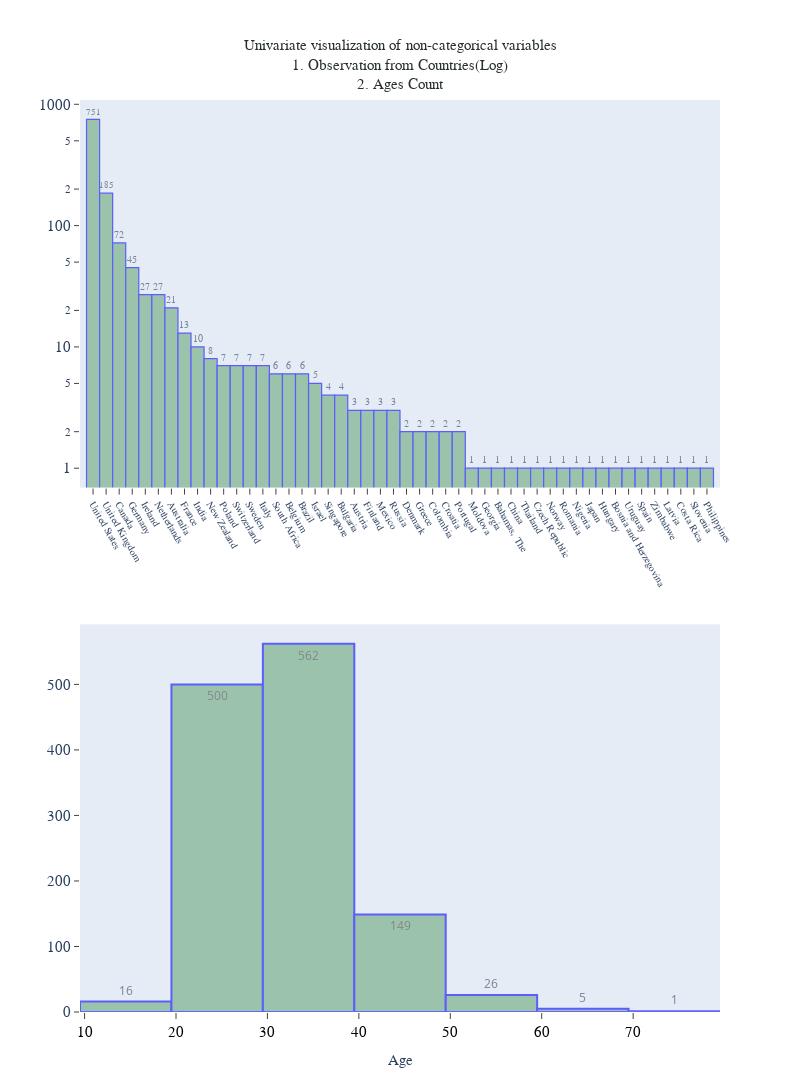

Notebook source saved alongside this figure:
### Code cell
# Univariate visualization of non-categorical variables

fig = make_subplots(rows = 2, cols=1)

fig.append_trace(go.Bar(
                        y = workplace_df['Country'].value_counts(),
                        x = workplace_df['Country'].value_counts().index,
                        name = 'Observations from Countries (Log)',
                        text = workplace_df['Country'].value_counts(),
                        textfont = dict(size = 10,
                                        family = 'bold'),
                        textposition = 'outside',
                        marker=dict(color="#6aa87b")
                        ), row=1, col=1)

fig.append_trace(go.Histogram(
                        x = workplace_df['Age'],
                        nbinsx = 8,
                        text = ['16', '500', '562', '149', '26', '5', '1'],
                        marker =  dict(color="#6aa87b")),
                        row=2, col=1)


# For Subplot : 1

fig.update_xaxes(
        row=1, col=1,
        tickfont = dict(size=10, family = 'bold'),
        tickmode = 'array',
        ticktext = workplace_df['Country'].value_counts().index,
        tickangle = 60,
        ticklen = 6,
        showline = False,
        showgrid = False,
        ticks = 'outside')

fig.update_yaxes(type = 'log',
        row=1, col=1,
        tickfont = dict(size=15, family = 'bold'),
        tickmode = 'array',
        showline = False,
        showgrid = False,
        ticks = 'outside')

fig.update_traces(
                  marker_line_color='blue',
                  marker_line_width= 1.2,
                  opacity=0.6,
                  row = 1, col = 1)

fig.update_xaxes(range=[-1,48], row = 1, col = 1)

# For Subplot : 2

fig.update_xaxes(        
        title = dict(text = 'Age',
                     font = dict(size = 15,
                                 family = 'bold')),
        row=2, col=1,
        tickfont = dict(size=15, family = 'bold', color = 'black'),
        tickmode = 'array',
        ticktext = ['10-19', '20-29', '30-39', '40-49', '50-59', '60-69', '70-79'],
        ticklen = 6,
        showline = False,
        showgrid = False,
        ticks = 'outside')

fig.update_yaxes(
        row=2, col=1,
        tickfont = dict(size=15, family = 'bold'),
        tickmode = 'array',
        showline = False,
        showgrid = False,
        ticks = 'outside')

fig.update_traces(
                  marker_line_color='blue',
                  marker_line_width = 2,
                  opacity = 0.6,
                  row = 2, col = 1)


fig.update_layout(height=1500, width=800,
                  title = dict(text = 'Univariate visualization of non-categorical variables<br>1. Observation from Countries(Log)<br>2. Ages Count',
                               x = 0.5,
                               font = dict(size = 15, color ='#27302a',
                               family = 'bold')),
                 
                showlegend = False)

fig.show()

### Figure 1 — Plotly figure (JSON) as saved in the notebook; plotly's stock layout.template omitted (floating-point values rounded to 4 significant figures; data arrays with more than 128 entries replaced by an {"elided": "..."} marker saying what was removed)
{"data": [{"marker": {"color": "#6aa87b", "line": {"color": "blue", "width": 1.2}}, "name": "Observations from Countries (Log)", "opacity": 0.6, "text": [751, 185, 72, 45, 27, 27, 21, 13, 10, 8, 7, 7, 7, 7, 6, 6, 6, 5, 4, 4, 3, 3, 3, 3, 2, 2, 2, 2, 2, 1, 1, 1, 1, 1, 1, 1, 1, 1, 1, 1, 1, 1, 1, 1, 1, 1, 1, 1], "textfont": {"family": "bold", "size": 10}, "textposition": "outside", "type": "bar", "x": ["United States", "United Kingdom", "Canada", "Germany", "Ireland", "Netherlands", "Australia", "France", "India", "New Zealand", "Poland", "Switzerland", "Sweden", "Italy", "South Africa", "Belgium", "Brazil", "Israel", "Singapore", "Bulgaria", "Austria", "Finland", "Mexico", "Russia", "Denmark", "Greece", "Colombia", "Croatia", "Portugal", "Moldova", "Georgia", "Bahamas, The", "China", "Thailand", "Czech Republic", "Norway", "Romania", "Nigeria", "Japan", "Hungary", "Bosnia and Herzegovina", "Uruguay", "Spain", "Zimbabwe", "Latvia", "Costa Rica", "Slovenia", "Philippines"], "xaxis": "x", "y": [751, 185, 72, 45, 27, 27, 21, 13, 10, 8, 7, 7, 7, 7, 6, 6, 6, 5, 4, 4, 3, 3, 3, 3, 2, 2, 2, 2, 2, 1, 1, 1, 1, 1, 1, 1, 1, 1, 1, 1, 1, 1, 1, 1, 1, 1, 1, 1], "yaxis": "y"}, {"marker": {"color": "#6aa87b", "line": {"color": "blue", "width": 2}}, "nbinsx": 8, "opacity": 0.6, "text": ["16", "500", "562", "149", "26", "5", "1"], "type": "histogram", "x": {"elided": "1259 int values"}, "xaxis": "x2", "yaxis": "y2"}], "layout": {"height": 1500, "showlegend": false, "title": {"font": {"color": "#27302a", "family": "bold", "size": 15}, "text": "Univariate visualization of non-categorical variables<br>1. Observation from Countries(Log)<br>2. Ages Count", "x": 0.5}, "width": 800, "xaxis": {"anchor": "y", "domain": [0, 1], "range": [-1, 48], "showgrid": false, "showline": false, "tickangle": 60, "tickfont": {"family": "bold", "size": 10}, "ticklen": 6, "tickmode": "array", "ticks": "outside", "ticktext": ["United States", "United Kingdom", "Canada", "Germany", "Ireland", "Netherlands", "Australia", "France", "India", "New Zealand", "Poland", "Switzerland", "Sweden", "Italy", "South Africa", "Belgium", "Brazil", "Israel", "Singapore", "Bulgaria", "Austria", "Finland", "Mexico", "Russia", "Denmark", "Greece", "Colombia", "Croatia", "Portugal", "Moldova", "Georgia", "Bahamas, The", "China", "Thailand", "Czech Republic", "Norway", "Romania", "Nigeria", "Japan", "Hungary", "Bosnia and Herzegovina", "Uruguay", "Spain", "Zimbabwe", "Latvia", "Costa Rica", "Slovenia", "Philippines"]}, "xaxis2": {"anchor": "y2", "domain": [0, 1], "showgrid": false, "showline": false, "tickfont": {"color": "black", "family": "bold", "size": 15}, "ticklen": 6, "tickmode": "array", "ticks": "outside", "ticktext": ["10-19", "20-29", "30-39", "40-49", "50-59", "60-69", "70-79"], "title": {"font": {"family": "bold", "size": 15}, "text": "Age"}}, "yaxis": {"anchor": "x", "domain": [0.575, 1], "showgrid": false, "showline": false, "tickfont": {"family": "bold", "size": 15}, "tickmode": "array", "ticks": "outside", "type": "log"}, "yaxis2": {"anchor": "x2", "domain": [0, 0.425], "showgrid": false, "showline": false, "tickfont": {"family": "bold", "size": 15}, "tickmode": "array", "ticks": "outside"}}}
